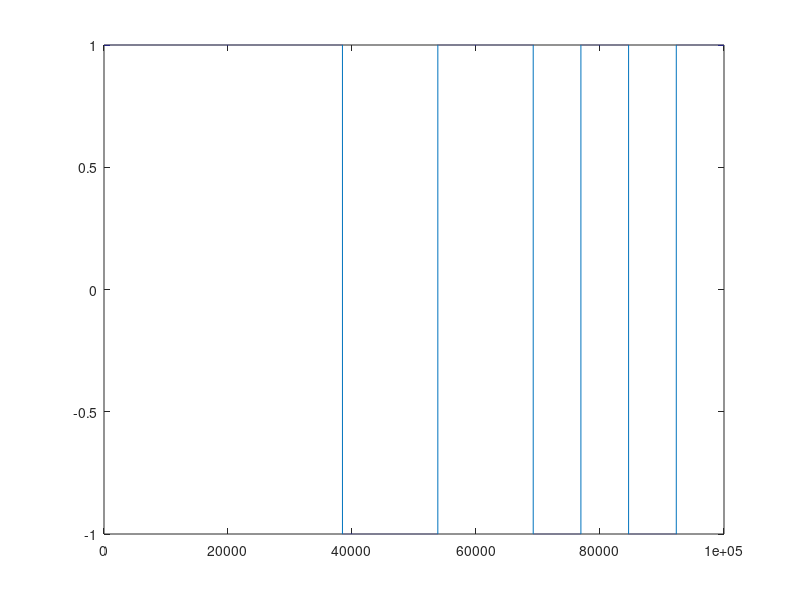
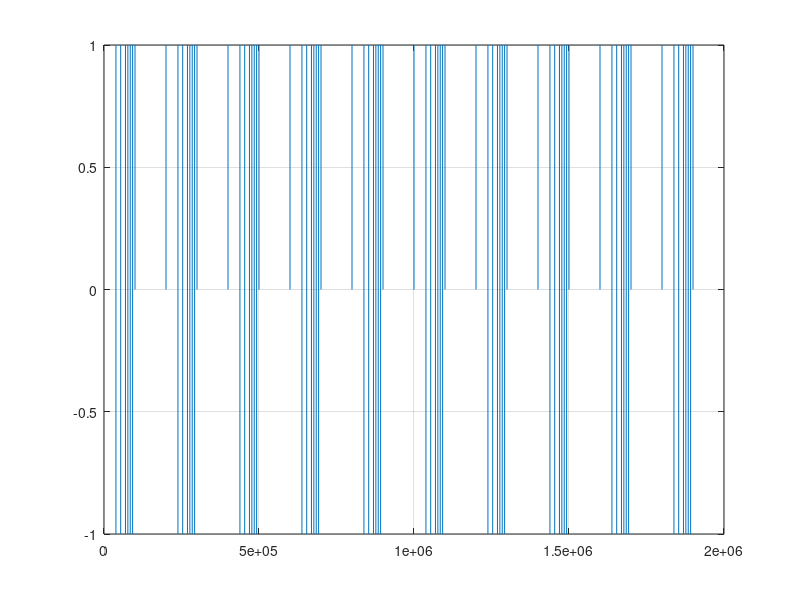
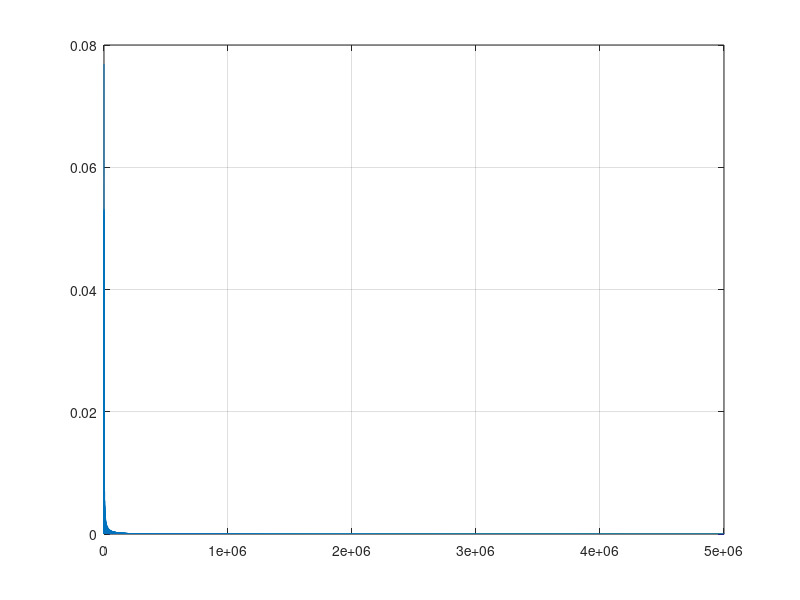

Write MATLAB code to recreate these figures, in order.
close all
clear

I=[1 1 1 1 1 -1 -1 1 1 -1 1 -1 1]; %Сам код 
% 13 элементов [1 1 1 1 1 -1 -1 1 1 -1 1 -1 1] 
% 11 элементов [1 1 1 -1 -1 -1 1 -1 -1 1 -1]
% 7 элементов [1 1 1 -1 -1 1 -1]
% 5 элементов [1 1 1 -1 1]
% 4 элемента [1 -1 1 1] или [1 -1 -1 -1]
% 3 элемента [1 1 -1]
% 2 элемента [1 -1] или [1 1]
fs = 1e7;   % частота дискретизации ,Гц
phi = 0;%default значение фазы;
tau = 10e-3;
T_per_s = 200e-4;
n_inmp = 10; %число повторений импульсов 
A = 1;
f_n = 0; % несущая частота - установлено специально для того чтобы показать что частота реально нулевая 
T_a = tau/(length(I));% длительность элемента, c
t=-T_a/2:1/fs:T_a/2-1/fs;%градуировка 

%-------------------------------------------------------------------------%
%s_t = A*exp(1i*((2*pi*f_n.*t.^2./2*T_a) + phi)); общая формула имульса c нулевым сдвигом фазы 
%-------------------------------------------------------------------------%

%пустой массив для результатов 
s_t_B = [];
for i=1:length(I)
    if (I(i)==-1)
        phi = pi;
        t_d = A*exp(1i*((2*pi*f_n.*t.^2./2*T_a) + phi));
    else
        phi = 0; 
        t_d = A*exp(1i*((2*pi*f_n.*t.^2./2*T_a) + phi));
    end
    s_t_B = [s_t_B t_d];
end

t_t = 0:1:((length(s_t_B)-1));
figure
plot(t_t,s_t_B) %единичный импульс

s_t_n= [s_t_B zeros(1,round(fs*T_per_s)-length(s_t_B))];%массив с импульсом и нулями 

s_t_p= repmat(s_t_n,1,n_inmp); %уcтановка числа повторений 
figure;
t_new = 0:1:(length(s_t_p)-1);
plot(t_new,s_t_p);
grid on

%спектр 
Fft_S=abs(fft(s_t_p,fs));% Амплитуды преобразования Фурье сигнала
Fft_S=2*Fft_S./fs;% Нормировка спектра по амплитуде
F=0:1:fs/2-1/fs;% Массив частот вычисляемого спектра Фурье
figure;
plot(F,Fft_S(1:length(F)));% Построение спектра Фурье сигнала
grid on;










